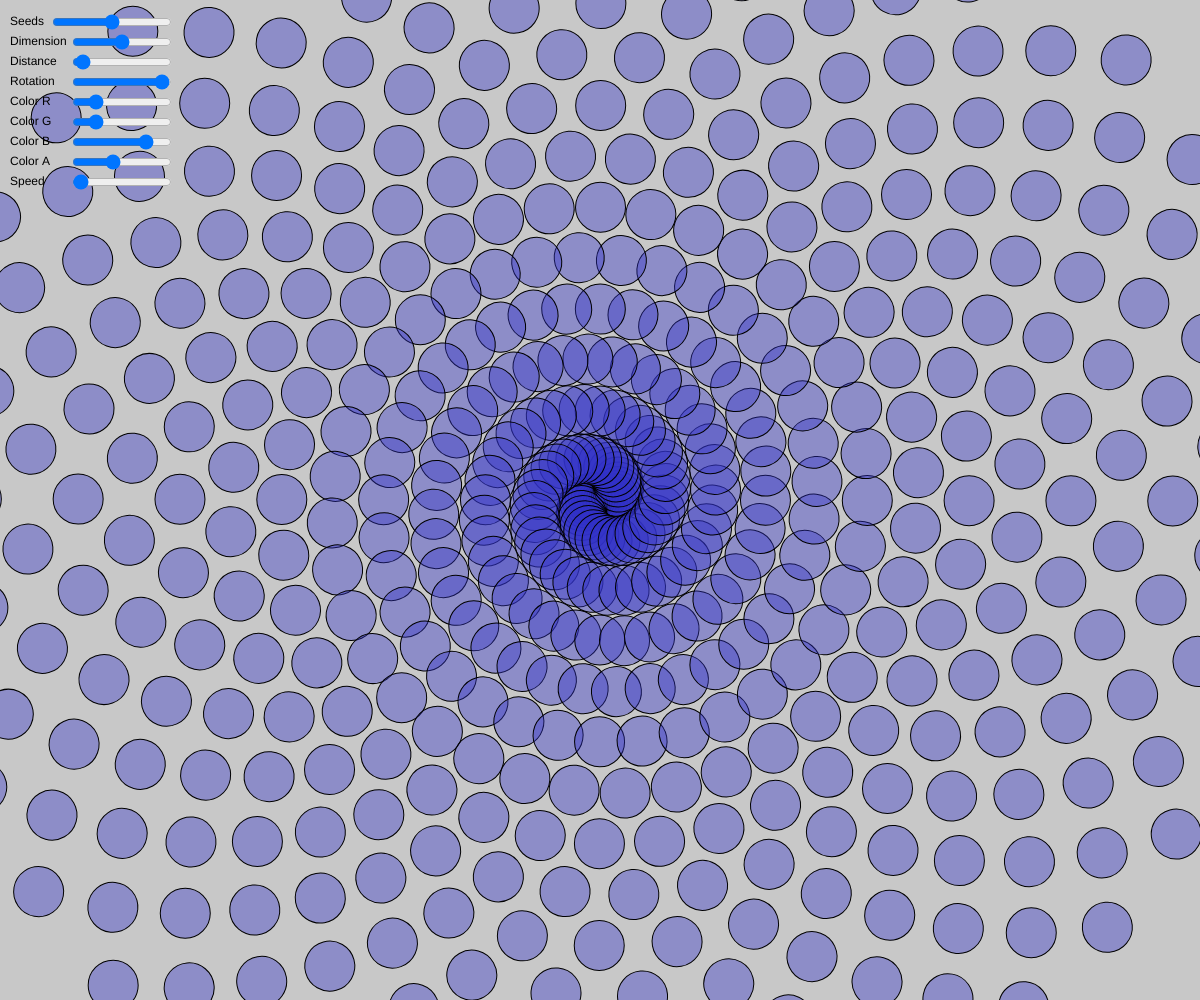
Frame 1 (no input)
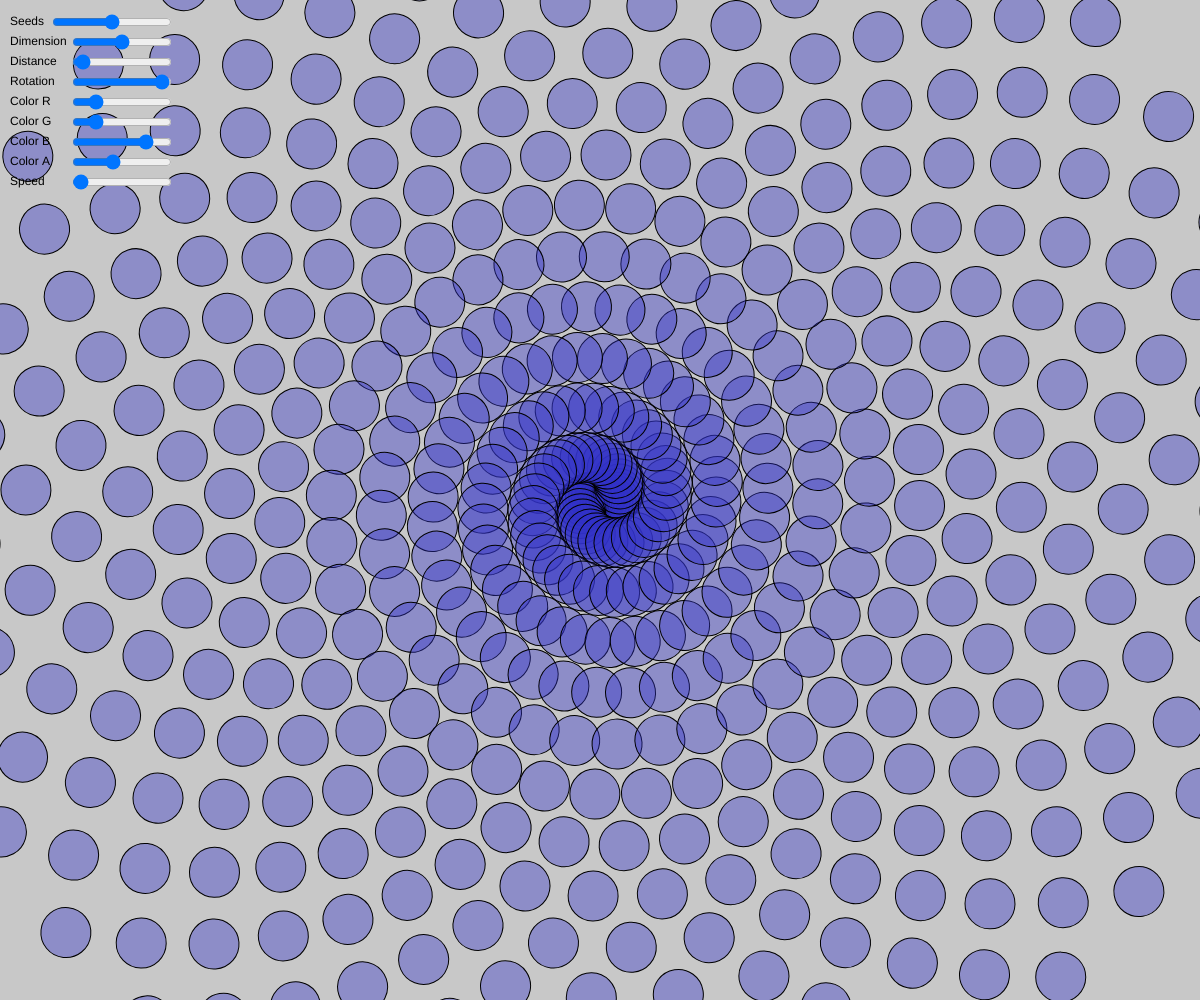
Frame 60 (no input)
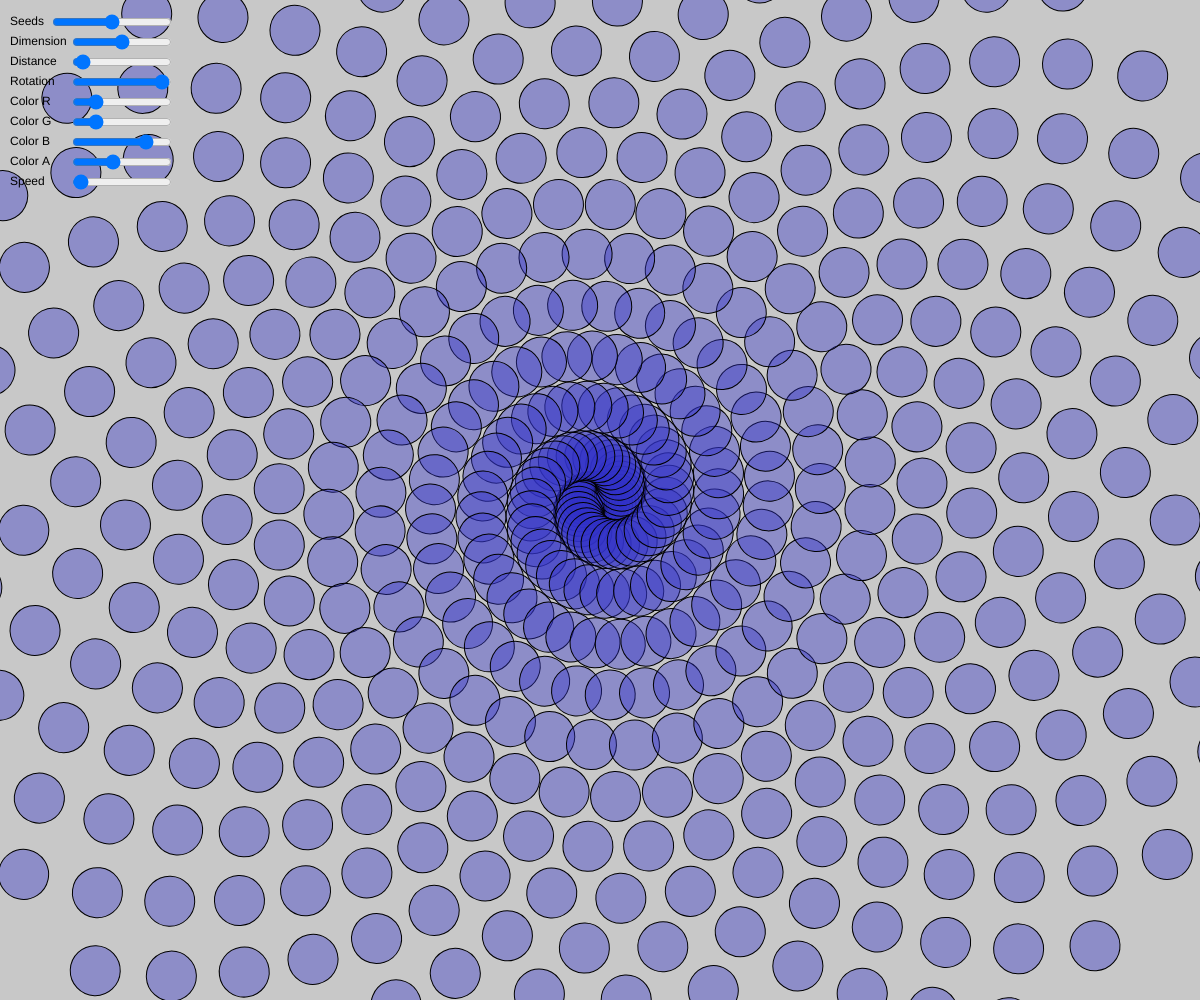
Frame 120 (the mouse pressed at the canvas centre since frame 60)

The p5.js sketch that drew these frames (run headless with seeded random() and noise() and a simulated clock; from frame 60 on, the mouse is pressed at the canvas centre):

// p5.js sketch
// ── sketch.js
let seedsSlider;
let dimensionSlider;
let rotationSlider;
let color_R_slider;
let color_G_slider;
let color_B_slider;
let color_A_slider;
let speedSlider;

function setup(){
  createCanvas(windowWidth, windowHeight);
  angleMode(DEGREES);
  drawUIInputSliders();
}

function draw(){
  background(200);
  push();
  translate(width/2, height/2);
  //movement rotation
  rotate(frameCount * speedSlider.value()/10);
  for(let i=0; i<seedsSlider.value(); i++){
    push();
    fill(color_R_slider.value(),color_G_slider.value(),color_B_slider.value(),color_A_slider.value());
    //shape rotation
    rotate(i * rotationSlider.value());
    circle(i, i*distanceSlider.value(), dimensionSlider.value());
    pop();
  }
  pop();
  drawUIText();
}

function windowResized(){
  resizeCanvas(windowWidth, windowHeight);
}

function drawUIText(){
  text("Seeds", 10, 25);
  text("Dimension", 10, 45);
  text("Distance", 10, 65);
  text("Rotation", 10, 85);
  text("Color R", 10, 105);
  text("Color G", 10, 125);
  text("Color B", 10, 145);
  text("Color A", 10, 165);
  text("Speed", 10, 185);
}

function drawUIInputSliders(){
  //seedsSlider (min, max, default)
  seedsSlider = createSlider(0, 1000, 500);
  seedsSlider.position(50, 12);
  seedsSlider.size(120);

  //dimensionSlider (min, max, default)
  dimensionSlider = createSlider(0, 100, 50);
  dimensionSlider.position(70, 32);
  dimensionSlider.size(100);

  //distanceSlider (min, max, default)
  distanceSlider = createSlider(0, 30, 1);
  distanceSlider.position(70, 52);
  distanceSlider.size(100);

  //rotationSlider (min, max, default)
  rotationSlider = createSlider(0, 180, 175);
  rotationSlider.position(70, 72);
  rotationSlider.size(100);

  //color_R_slider (min, max, default)
  color_R_slider = createSlider(0, 255, 50);
  color_R_slider.position(70, 92);
  color_R_slider.size(100);

  //color_G_slider (min, max, default)
  color_G_slider = createSlider(0, 255, 50);
  color_G_slider.position(70, 112);
  color_G_slider.size(100);

  //color_B_slider (min, max, default)
  color_B_slider = createSlider(0, 255, 200);
  color_B_slider.position(70, 132);
  color_B_slider.size(100);

  //color_A_slider (min, max, default)
  color_A_slider = createSlider(0, 255, 100);
  color_A_slider.position(70, 152);
  color_A_slider.size(100);  

  //speedSlider (min, max,default)
  speedSlider = createSlider(0,100,1);
  speedSlider.position(70,172);
  speedSlider.size(100);

}




// ── style.css
html, body {
  margin: 0;
  padding: 0;
  background-color: black;
}
canvas {
  display: block;
}

.text{
  color: red;
}
